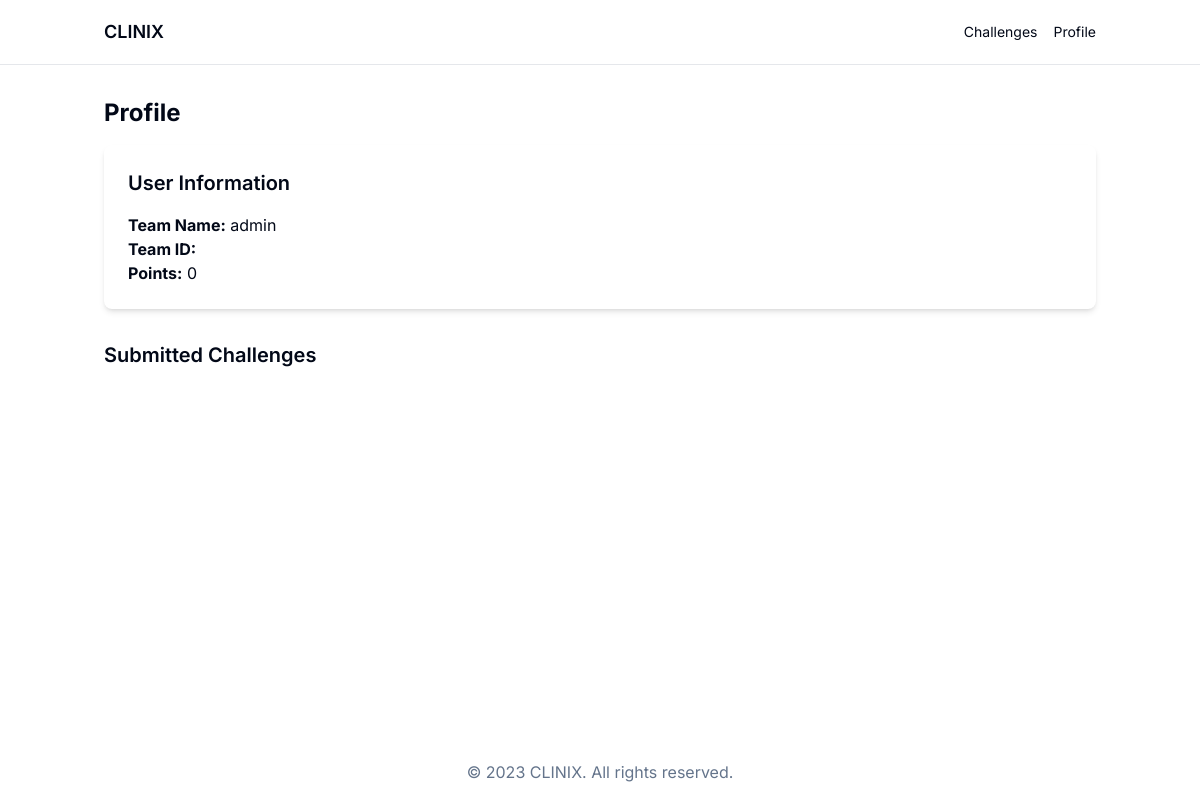
Page /profile/ (signed in) on the earlier database version.
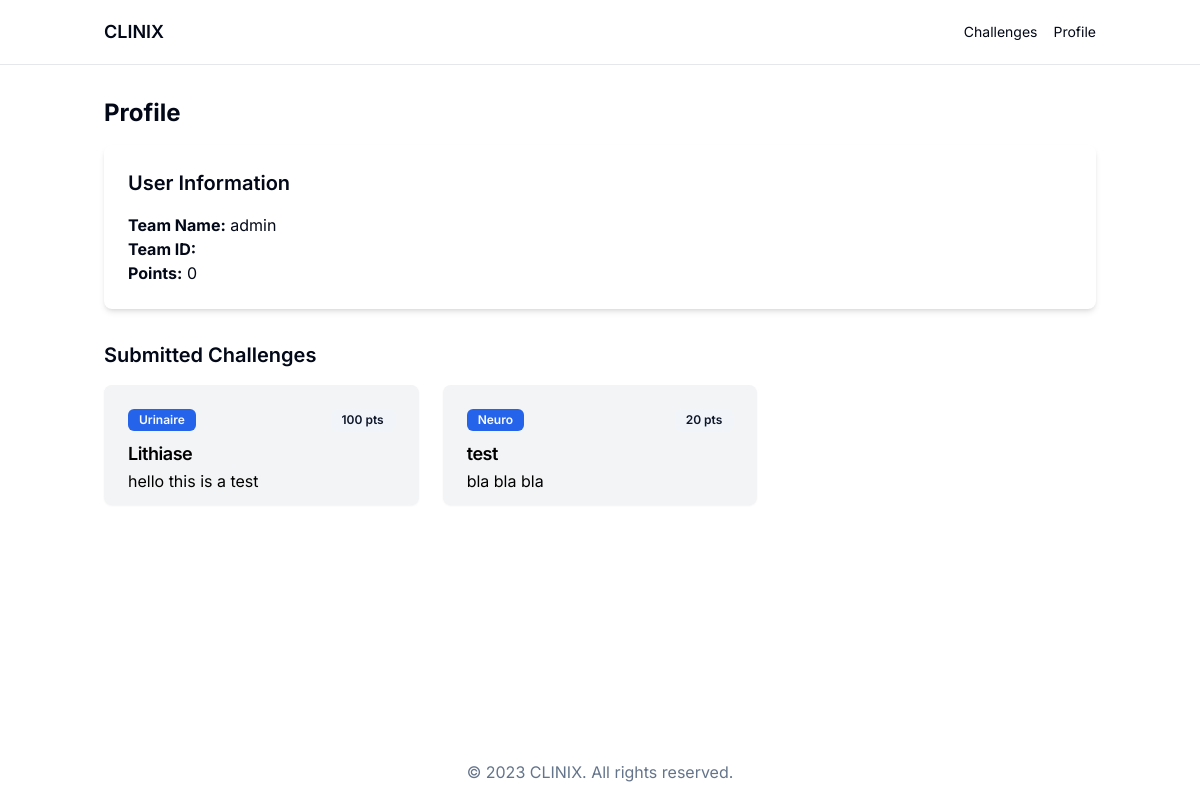
Same page on the later database version.
### core/models.py (models this page shows, shortened)
class CustomUser(AbstractUser):
    teamname = models.CharField(max_length=255, unique=True)
    teamid = models.CharField(max_length=255)
    score = models.IntegerField(default=500)
    USERNAME_FIELD = 'teamname'
    REQUIRED_FIELDS = ['username']  # keep username to satisfy AbstractUser requirements

class Submission(models.Model):
    user = models.ForeignKey(CustomUser, on_delete=models.CASCADE)
    challenge = models.ForeignKey(Challenge, on_delete=models.CASCADE)
    submission_time = models.DateTimeField(auto_now_add=True)
    solution = models.TextField()
    is_correct = models.BooleanField(default=False)

class Challenge(models.Model):
    title = models.CharField(max_length=255)
    description = models.TextField()
    points = models.IntegerField()
    type = models.CharField(max_length=50)
    difficulty = models.CharField(max_length=50)
    solved_by = models.ManyToManyField(CustomUser, related_name='solved_challenges', blank=True)

### core/views.py (the view)
# urls.py: path('profile/', views.profile, name='profile'),
@login_required
def profile(request):
    if request.user.is_authenticated:
        user = request.user
        submissions = Submission.objects.filter(user=user)
        return render(request, 'core/profile.html', {'user': user, 'submissions': submissions})
    else:
        return redirect('core:login')

### core/templates/core/profile.html (shortened to what this page needs)
<html lang="en">
<head>
  <script src="https://cdn.tailwindcss.com"></script>
</head>
<body class="bg-background text-foreground">
    <div class="flex min-h-screen flex-col">
        <header class="sticky top-0 z-50 w-full border-b bg-background">
        <div class="container mx-auto flex h-16 items-center justify-between px-4">
            <a href="/" class="text-lg font-semibold">CLINIX</a>
            <nav class="hidden md:flex space-x-4">
            <a href="/challenges" class="text-sm">Challenges</a>
            <a href="/profile" class="text-sm">Profile</a>
            </nav>
        </div>
        </header>
        <main class="flex-grow container mx-auto px-4 py-8">
            <h1 class="text-2xl font-bold mb-4">Profile</h1>
            <div class="bg-white shadow-md rounded-lg p-6">
                <h2 class="text-xl font-semibold mb-4">User Information</h2>
                <p><strong>Team Name:</strong> {{ request.user.teamname }}</p>
                <p><strong>Team ID:</strong> {{ request.user.teamid }}</p>
                <p><strong>Points:</strong> {{ request.user.score }}</p>
            </div>
            <h2 class="text-xl font-semibold mt-8 mb-4">Submitted Challenges</h2>
            <div class="grid grid-cols-1 sm:grid-cols-2 lg:grid-cols-3 gap-6">
                {% for sub in submissions %}
                    <div class="block">
                        <div class="rounded-lg {% if sub.is_correct %}bg-green-500 text-white{% else %} bg-gray-100 text-black{% endif %}  shadow-sm h-full transition-all">
                            <div class="flex flex-col space-y-1.5 p-6 pb-3">
                                <div class="flex items-center justify-between">
                                    <span class="inline-flex items-center rounded-md border px-2.5 py-0.5 text-xs font-semibold transition-colors focus:outline-none focus:ring-2 focus:ring-ring focus:ring-offset-2 border-transparent {% if sub.is_correct %}bg-gray-200 text-black{% else %} bg-primary text-primary-foreground{% endif %}  hover:bg-primary/80">
                                        {{ sub.challenge.type }}
                                    </span>
                                    <span class="inline-flex items-center rounded-md border px-2.5 py-0.5 text-xs font-semibold transition-colors focus:outline-none focus:ring-2 focus:ring-ring focus:ring-offset-2 border-transparent bg-secondary text-secondary-foreground">
                                        {{ sub.challenge.points }} pts
                                    </span>
                                </div>
                                <h3 class="text-lg font-semibold leading-none tracking-tight pt-2">{{ sub.challenge.title }}</h3>
                                <p>{{sub.solution}}</p>
                            </div>
                        </div>
                    </div>
                {% endfor %}
            </div>
        </main>
        <footer class="bg-background text-muted-foreground py-4 text-center">
        &copy; 2023 CLINIX. All rights reserved.
        </footer>
</body>
</html>

### core/templates/core/profile.html (style rules this page uses)
body { font-family: 'Inter', sans-serif; }

Differences in the rows shown:
added Submission: challenge.type "Urinaire", challenge.points "100", challenge "Lithiase", solution "hello this is a test"
added Submission: challenge.type "Neuro", challenge.points "20", challenge "test", solution "bla bla bla"
